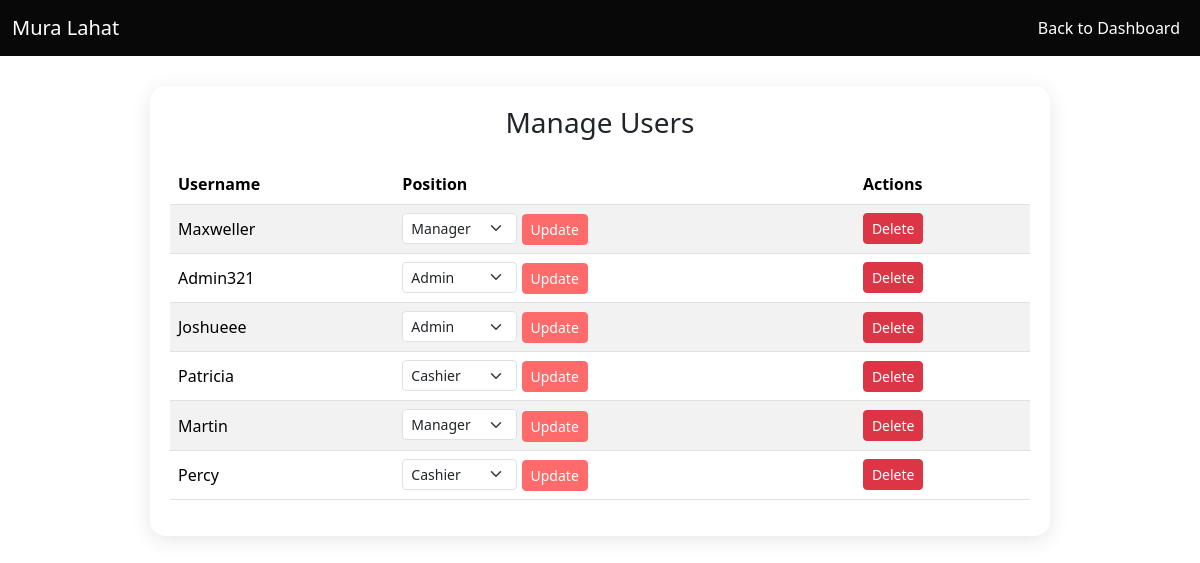
/manage_users.php (signed in), run on the app's committed database.
### tables this page shows
CREATE TABLE `user_account` (
  `User_Account_ID` int(11) NOT NULL,
  `Username` varchar(255) DEFAULT NULL,
  `POSITION` varchar(255) DEFAULT NULL,
  `Pass` varchar(255) DEFAULT NULL,
  `User_Photo` varchar(255) DEFAULT NULL
);

### classes/database.php (called while the page is built, shortened)
<?php
class database {
    function opencon(): PDO {
        $con = new PDO('mysql:host=127.0.0.1;dbname=help_muralahat;charset=utf8mb4', 'root', '');
        $con->setAttribute(PDO::ATTR_ERRMODE, PDO::ERRMODE_EXCEPTION);
        return $con;
    }
    function getAllUsersWithPositions() {
        $con = $this->opencon();
        $query = "SELECT ua.User_Account_ID, ua.Username, ua.POSITION
                  FROM user_account ua
                  JOIN user_position up ON ua.User_Account_ID = up.User_Account_ID
                  JOIN position_details pd ON up.Position_ID = pd.Position_ID
                  WHERE up.User_Status = 1 AND pd.Position_Status = 'Active'";
        return $con->query($query)->fetchAll(PDO::FETCH_ASSOC);
    }
}
?>

### manage_users.php (the view, shortened to what this page needs)
<?php
require_once('classes/database.php');
$con = new database();
$users = $con->getAllUsersWithPositions();
$valid_positions = ['Admin', 'Cashier', 'Staff', 'Sales Lady', 'Manager'];
?>
<!doctype html>
<html lang="en">
<head>
    <link href="https://cdn.jsdelivr.net/npm/bootstrap@5.3.3/dist/css/bootstrap.min.css" rel="stylesheet">
    <link href="https://cdn.jsdelivr.net/npm/sweetalert2@11/dist/sweetalert2.min.css" rel="stylesheet">
</head>
<body>
    <nav class="navbar navbar-expand-lg">
        <div class="container-fluid">
            <a class="navbar-brand" href="#">Mura Lahat</a>
            <div class="navbar-nav">
                <a class="nav-link" href="<?php echo $_SESSION['position'] === 'Admin' ? 'admin_dashboard.php' : 'view_products.php'; ?>">Back to Dashboard</a>
            </div>
        </div>
    </nav>
    <div class="container custom-container">
        <h3 class="text-center mb-4">Manage Users</h3>
        <table class="table table-striped table-hover">
            <thead>
                <tr>
                    <th>Username</th>
                    <th>Position</th>
                    <th>Actions</th>
                </tr>
            </thead>
            <tbody>
                <?php foreach ($users as $user): ?>
                    <tr>
                        <td><?php echo htmlspecialchars($user['Username']); ?></td>
                        <td>
                            <form method="post" action="" class="d-inline">
                                <select name="position" class="form-select form-select-sm d-inline w-auto">
                                    <?php foreach ($valid_positions as $position): ?>
                                        <option value="<?php echo htmlspecialchars($position); ?>" <?php echo $user['POSITION'] === $position ? 'selected' : ''; ?>>
                                            <?php echo htmlspecialchars($position); ?>
                                        </option>
                                    <?php endforeach; ?>
                                </select>
                                <button type="submit" name="update_position" class="btn btn-primary btn-sm">Update</button>
                            </form>
                        </td>
                        <td>
                            <button class="btn btn-danger btn-sm delete-btn" data-user-id="<?php echo $user['User_Account_ID']; ?>">Delete</button>
                        </td>
                    </tr>
                <?php endforeach; ?>
            </tbody>
        </table>
    </div>
</body>
</html>

### manage_users.php (style rules this page uses)
.custom-container { max-width: 900px; margin: auto; padding: 20px; background: #fff; border-radius: 15px; box-shadow: 0 4px 20px rgba(0, 0, 0, 0.1); margin-top: 30px; }
.table th, .table td { vertical-align: middle; }
.btn-primary { background-color: #ff6b6b; border-color: #ff6b6b; transition: all 0.3s ease; }
.btn-danger { background-color: #dc3545; border-color: #dc3545; }
.navbar-brand, .nav-link { color: #fff !important; }
.navbar { background: rgb(8, 8, 8); }

### data on the page
user_account: Username "Maxweller", position "Manager"
user_account: Username "Admin321", position "Admin"
user_account: Username "Joshueee", position "Admin"
user_account: Username "Patricia", position "Cashier"
user_account: Username "Martin", position "Manager"
user_account: Username "Percy", position "Cashier"
